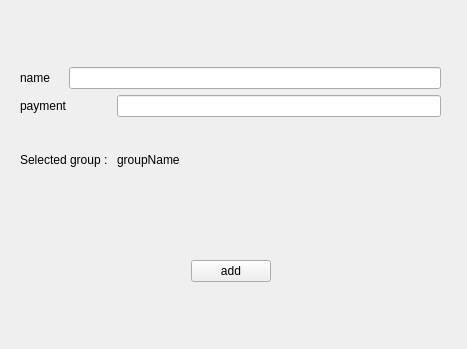
<?xml version="1.0" encoding="UTF-8"?>
<ui version="4.0">
 <class>addContributorItem</class>
 <widget class="QWidget" name="addContributorItem">
  <property name="geometry">
   <rect>
    <x>0</x>
    <y>0</y>
    <width>467</width>
    <height>349</height>
   </rect>
  </property>
  <property name="windowTitle">
   <string>Form</string>
  </property>
  <widget class="QWidget" name="layoutWidget">
   <property name="geometry">
    <rect>
     <x>20</x>
     <y>20</y>
     <width>421</width>
     <height>311</height>
    </rect>
   </property>
   <layout class="QGridLayout" name="gridLayout_2">
    <item row="2" column="2">
     <spacer name="horizontalSpacer_2">
      <property name="orientation">
       <enum>Qt::Horizontal</enum>
      </property>
      <property name="sizeHint" stdset="0">
       <size>
        <width>40</width>
        <height>20</height>
       </size>
      </property>
     </spacer>
    </item>
    <item row="1" column="1">
     <spacer name="verticalSpacer">
      <property name="orientation">
       <enum>Qt::Vertical</enum>
      </property>
      <property name="sizeType">
       <enum>QSizePolicy::Fixed</enum>
      </property>
      <property name="sizeHint" stdset="0">
       <size>
        <width>20</width>
        <height>40</height>
       </size>
      </property>
     </spacer>
    </item>
    <item row="2" column="0">
     <spacer name="horizontalSpacer">
      <property name="orientation">
       <enum>Qt::Horizontal</enum>
      </property>
      <property name="sizeHint" stdset="0">
       <size>
        <width>40</width>
        <height>20</height>
       </size>
      </property>
     </spacer>
    </item>
    <item row="2" column="1">
     <widget class="QPushButton" name="add_pushButton">
      <property name="text">
       <string>add</string>
      </property>
     </widget>
    </item>
    <item row="0" column="0" colspan="3">
     <layout class="QGridLayout" name="gridLayout">
      <item row="0" column="1" colspan="2">
       <widget class="QLineEdit" name="name_lineEdit"/>
      </item>
      <item row="0" column="0">
       <widget class="QLabel" name="name_label">
        <property name="text">
         <string>name</string>
        </property>
       </widget>
      </item>
      <item row="3" column="2">
       <widget class="QLabel" name="group_label2">
        <property name="sizePolicy">
         <sizepolicy hsizetype="Minimum" vsizetype="Minimum">
          <horstretch>0</horstretch>
          <verstretch>0</verstretch>
         </sizepolicy>
        </property>
        <property name="text">
         <string>groupName</string>
        </property>
       </widget>
      </item>
      <item row="3" column="0" colspan="2">
       <widget class="QLabel" name="group_label">
        <property name="sizePolicy">
         <sizepolicy hsizetype="Minimum" vsizetype="Maximum">
          <horstretch>0</horstretch>
          <verstretch>0</verstretch>
         </sizepolicy>
        </property>
        <property name="text">
         <string>Selected group : </string>
        </property>
       </widget>
      </item>
      <item row="1" column="0" colspan="2">
       <widget class="QLabel" name="payment_label">
        <property name="text">
         <string>payment</string>
        </property>
       </widget>
      </item>
      <item row="1" column="2">
       <widget class="QLineEdit" name="payment_lineEdit"/>
      </item>
      <item row="2" column="0" colspan="3">
       <spacer name="verticalSpacer_2">
        <property name="orientation">
         <enum>Qt::Vertical</enum>
        </property>
        <property name="sizeType">
         <enum>QSizePolicy::Fixed</enum>
        </property>
        <property name="sizeHint" stdset="0">
         <size>
          <width>20</width>
          <height>30</height>
         </size>
        </property>
       </spacer>
      </item>
     </layout>
    </item>
   </layout>
  </widget>
 </widget>
 <resources/>
 <connections/>
</ui>
